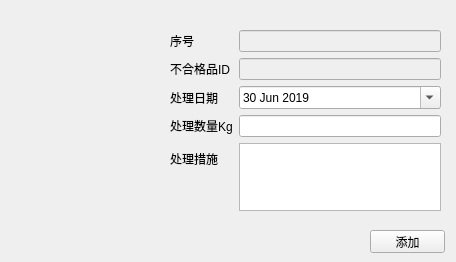
<?xml version="1.0" encoding="UTF-8"?>
<ui version="4.0">
 <class>add_method</class>
 <widget class="QWidget" name="add_method">
  <property name="geometry">
   <rect>
    <x>0</x>
    <y>0</y>
    <width>456</width>
    <height>262</height>
   </rect>
  </property>
  <property name="maximumSize">
   <size>
    <width>456</width>
    <height>262</height>
   </size>
  </property>
  <property name="windowTitle">
   <string>添加处置方式</string>
  </property>
  <property name="windowIcon">
   <iconset>
    <normaloff>icons/input_tablet_32px.ico</normaloff>icons/input_tablet_32px.ico</iconset>
  </property>
  <widget class="QWidget" name="formLayoutWidget">
   <property name="geometry">
    <rect>
     <x>170</x>
     <y>30</y>
     <width>271</width>
     <height>181</height>
    </rect>
   </property>
   <layout class="QFormLayout" name="formLayout">
    <item row="0" column="0">
     <widget class="QLabel" name="label">
      <property name="text">
       <string>序号</string>
      </property>
     </widget>
    </item>
    <item row="0" column="1">
     <widget class="QLineEdit" name="line_deal_id">
      <property name="enabled">
       <bool>false</bool>
      </property>
     </widget>
    </item>
    <item row="1" column="0">
     <widget class="QLabel" name="label_2">
      <property name="text">
       <string>不合格品ID</string>
      </property>
     </widget>
    </item>
    <item row="1" column="1">
     <widget class="QLineEdit" name="line_unpass_id">
      <property name="enabled">
       <bool>false</bool>
      </property>
     </widget>
    </item>
    <item row="2" column="0">
     <widget class="QLabel" name="label_4">
      <property name="text">
       <string>处理日期</string>
      </property>
     </widget>
    </item>
    <item row="2" column="1">
     <widget class="QDateEdit" name="date_deal">
      <property name="dateTime">
       <datetime>
        <hour>0</hour>
        <minute>0</minute>
        <second>0</second>
        <year>2019</year>
        <month>6</month>
        <day>30</day>
       </datetime>
      </property>
      <property name="minimumDateTime">
       <datetime>
        <hour>0</hour>
        <minute>0</minute>
        <second>0</second>
        <year>2017</year>
        <month>9</month>
        <day>14</day>
       </datetime>
      </property>
      <property name="calendarPopup">
       <bool>true</bool>
      </property>
      <property name="date">
       <date>
        <year>2019</year>
        <month>6</month>
        <day>30</day>
       </date>
      </property>
     </widget>
    </item>
    <item row="4" column="0">
     <widget class="QLabel" name="label_3">
      <property name="text">
       <string>处理措施</string>
      </property>
     </widget>
    </item>
    <item row="4" column="1">
     <widget class="QTextEdit" name="txt_deal_method"/>
    </item>
    <item row="3" column="0">
     <widget class="QLabel" name="label_6">
      <property name="text">
       <string>处理数量Kg</string>
      </property>
     </widget>
    </item>
    <item row="3" column="1">
     <widget class="QLineEdit" name="line_deal_qty"/>
    </item>
   </layout>
  </widget>
  <widget class="QPushButton" name="btn_save_method">
   <property name="geometry">
    <rect>
     <x>370</x>
     <y>230</y>
     <width>75</width>
     <height>23</height>
    </rect>
   </property>
   <property name="text">
    <string>添加</string>
   </property>
   <property name="icon">
    <iconset>
     <normaloff>icons/confirm128px.ico</normaloff>icons/confirm128px.ico</iconset>
   </property>
  </widget>
  <widget class="QLabel" name="label_5">
   <property name="geometry">
    <rect>
     <x>20</x>
     <y>30</y>
     <width>131</width>
     <height>141</height>
    </rect>
   </property>
   <property name="autoFillBackground">
    <bool>false</bool>
   </property>
   <property name="text">
    <string/>
   </property>
   <property name="pixmap">
    <pixmap>icons/dealwith_128px.ico</pixmap>
   </property>
   <property name="scaledContents">
    <bool>true</bool>
   </property>
  </widget>
 </widget>
 <tabstops>
  <tabstop>date_deal</tabstop>
  <tabstop>line_deal_qty</tabstop>
  <tabstop>txt_deal_method</tabstop>
  <tabstop>btn_save_method</tabstop>
  <tabstop>line_deal_id</tabstop>
  <tabstop>line_unpass_id</tabstop>
 </tabstops>
 <resources/>
 <connections/>
</ui>
